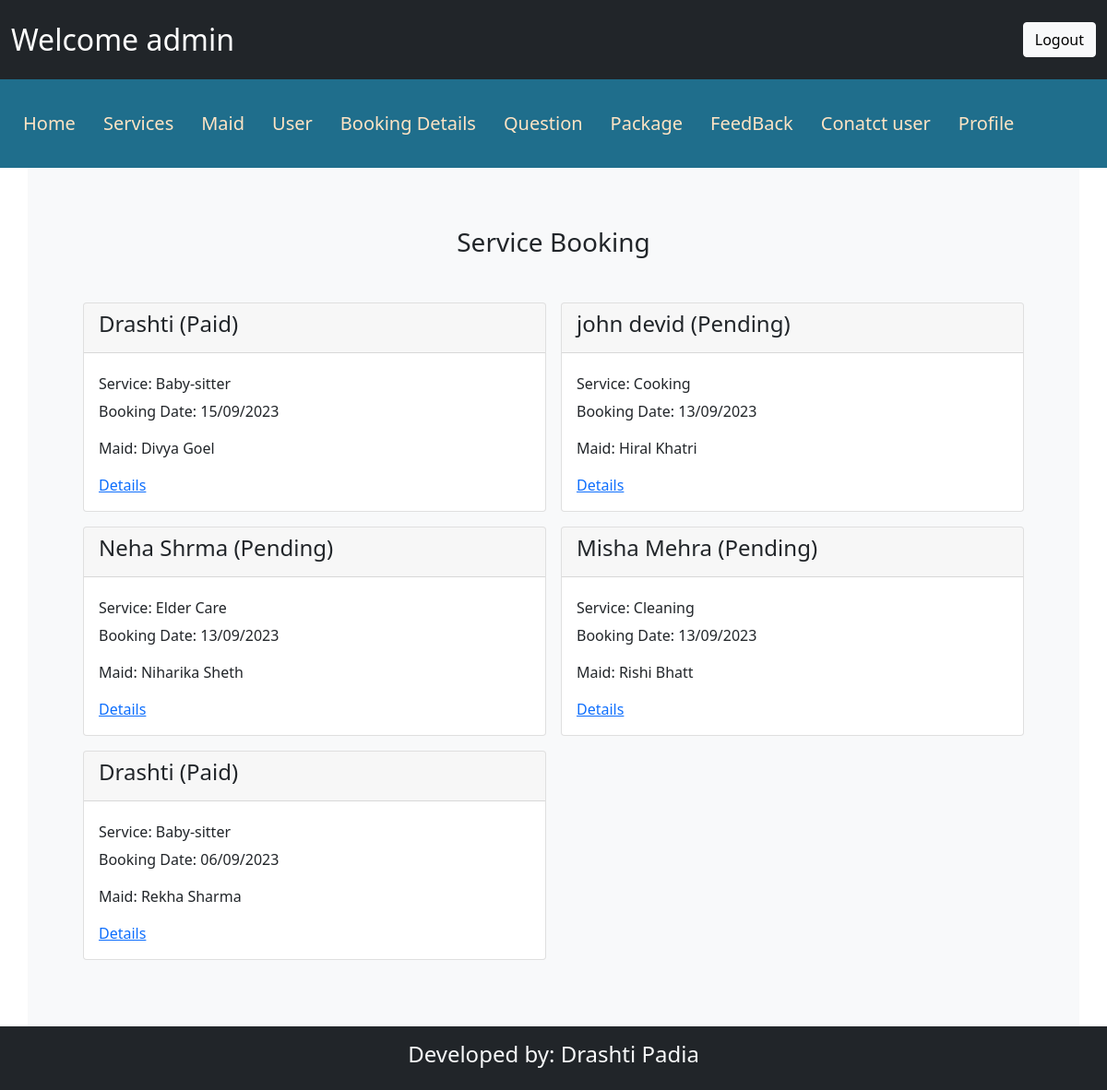
/admin/adminBookingdetail.php (signed in), run on the app's committed database.
### tables this page shows
CREATE TABLE IF NOT EXISTS `booking` (
  `b_id` int(11) NOT NULL AUTO_INCREMENT,
  `comQ_id_list` varchar(100) NOT NULL,
  `comQ_val_list` varchar(100) NOT NULL,
  `speQ_id_list` varchar(100) NOT NULL,
  `speQ_val_list` varchar(100) NOT NULL,
  `sal_id` int(11) NOT NULL,
  `maid_id` int(11) DEFAULT NULL,
  `ID` int(11) NOT NULL,
  `card_name` varchar(50) DEFAULT NULL,
  `card_number` varchar(16) DEFAULT NULL,
  `card_cvv` varchar(3) DEFAULT NULL,
  `card_expirydate` date DEFAULT NULL,
  `bookingdate` date DEFAULT NULL,
  `status` varchar(30) DEFAULT NULL,
  `Amount` int(11) DEFAULT NULL,
  `service_Id` int(11) NOT NULL,
  PRIMARY KEY (`b_id`),
  KEY `maid_id` (`maid_id`),
  KEY `sal_id` (`sal_id`),
  KEY `ID` (`ID`),
  KEY `service_Id` (`service_Id`)
);

CREATE TABLE IF NOT EXISTS `user` (
  `ID` int(11) NOT NULL AUTO_INCREMENT,
  `name` varchar(20) NOT NULL,
  `number` varchar(10) NOT NULL,
  `email` varchar(20) NOT NULL,
  `gender` varchar(10) NOT NULL,
  `password` varchar(10) NOT NULL,
  PRIMARY KEY (`ID`)
);

CREATE TABLE IF NOT EXISTS `service` (
  `service_Id` int(11) NOT NULL AUTO_INCREMENT,
  `service_name` varchar(20) NOT NULL,
  PRIMARY KEY (`service_Id`)
);

CREATE TABLE IF NOT EXISTS `maids` (
  `maid_id` int(11) NOT NULL AUTO_INCREMENT,
  `maid_name` varchar(30) NOT NULL,
  `maid_age` varchar(30) NOT NULL,
  `maid_gender` varchar(30) NOT NULL,
  `maid_number` varchar(30) NOT NULL,
  `maid_picture` varchar(100) NOT NULL,
  `maid_status` varchar(50) DEFAULT NULL,
  `service_Id` int(11) NOT NULL,
  PRIMARY KEY (`maid_id`),
  KEY `service_Id` (`service_Id`)
);

### admin/adminBookingdetail.php (the view, shortened to what this page needs)
<?php
include("./header.php");
?>
<!DOCTYPE html>
<html lang="en">
<head>
  <link rel="stylesheet" href="./css/bootstrap.min.css" />
  <link rel="stylesheet" href="./css/all.min.css" />
</head>
<body>
  <section>
    <div class="container p-5 bg-light">
      <div class="row py-3 g-3">
        <div class="col text-center">
          <h3>Service Booking</h3>
        </div>
      </div>
      <div class="row p-3">
        <?php
        $query = "SELECT * FROM booking,maids,user,service WHERE
                    booking.maid_id=maids.maid_id and
                    booking.ID=user.ID and
                    booking.service_Id=service.service_id ORDER BY booking.bookingdate DESC";
        $res = mysqli_query($con, $query);
        while ($row = mysqli_fetch_array($res)) {
          ?>
          <div class="col-6 p-2">
            <div class="card">
              <div class="card-header">
                <h4><?php echo $row[25]; ?>
                  (<?php if ($row[13] == "Done") {
                    echo "Paid";
                  } else {
                    echo "Pending";
                  }
                  ?>)
                </h4>
              </div>
              <div class="card-body">
                <h6>Service: <?php echo $row[31]; ?></h6>
                <p class="card-text">Booking Date: <?php echo date('d/m/Y', strtotime($row[12])) ;?></p>
                <p class="card-text">Maid: <?php echo $row[17]; ?></p>
                <a href="./bookingfulldetails.php?bookingid=<?php echo $row[0]; ?>">Details</a>
              </div>
            </div>
          </div>
        <?php } ?>
      </div>
    </div>
  </section>
</body>
</html>
<?php include("./footer.php") ?>

### admin/css/style.css (style rules this page uses)
* { margin: 0px; padding: 0px; box-sizing: border-box; }

### data on the page
booking: ID.name "Drashti", status "Paid", service_Id.service_name "Baby-sitter", bookingdate "15/09/2023", maid.maid_name "Divya Goel"
booking: ID.name "john devid", status "Pending", service_Id.service_name "Cooking", bookingdate "13/09/2023", maid.maid_name "Hiral Khatri"
booking: ID.name "Neha Shrma", shows "Pending", service_Id.service_name "Elder Care", bookingdate "13/09/2023", maid.maid_name "Niharika Sheth"
booking: ID.name "Misha Mehra", shows "Pending", service_Id.service_name "Cleaning", bookingdate "13/09/2023", maid.maid_name "Rishi Bhatt"
booking: ID.name "Drashti", status "Paid", service_Id.service_name "Baby-sitter", bookingdate "06/09/2023", maid.maid_name "Rekha Sharma"

### other printed values
$_SESSION['admin'] "admin"
